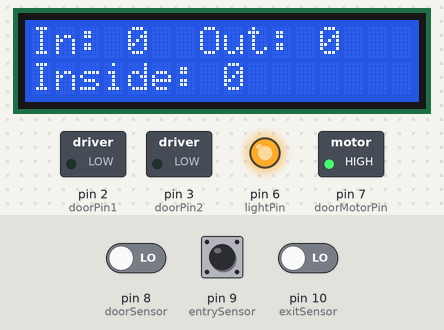
This sketch was run on a simulated Arduino Uno, built with avr-gcc and run on an emulated ATmega328P. Shown: 16×2 character LCD, switched loads named in the sketch (green lamp = pin HIGH), output pins drawn as LEDs (lit = HIGH). Inputs (shaded band) come from the test bench; at power-on: pin 8 (doorSensor) LOW, pin 9 (entrySensor) LOW, pin 10 (exitSensor) LOW.

Above: at 2.3 s.
2.4 s: pin 8 (doorSensor) driven HIGH
At 2.8 s:
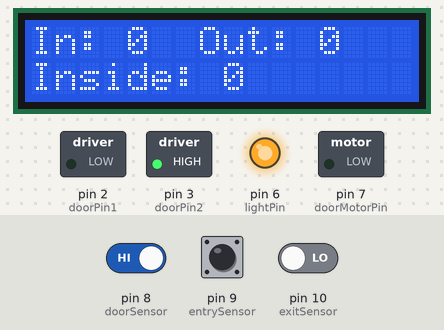
3.9 s: pin 8 (doorSensor) driven LOW
At 6.87 s:
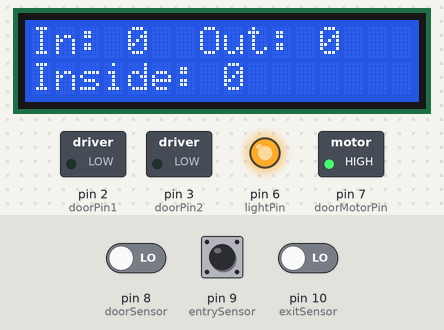
6.9 s: pin 9 (entrySensor) pulsed HIGH 5 times (0.12 s each, 0.3 s apart)
At 8.8 s:
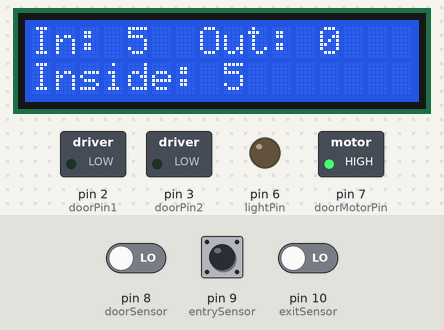
9.9 s: pin 8 (doorSensor) driven HIGH
At 10.9 s:
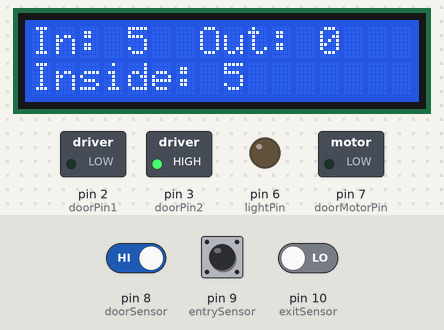
Timing chart, 0 to 15.4 s (numbered marks = the images above; inputs shaded):
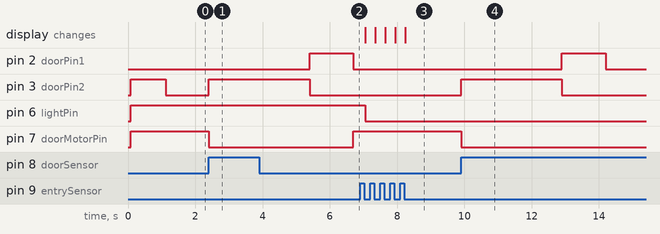

The sketch:

sketch-3.ino
```cpp
#include <Wire.h>
#include <LiquidCrystal_I2C.h>

// Initialize the LCD with I2C address 0x27
LiquidCrystal_I2C lcd(0x27, 16, 2);

// Define IR sensor pins
const int entrySensor = 9;
const int exitSensor = 10;
const int doorSensor = 8;  // New sensor to detect students near the door
const int doorPin1 = 2;
const int doorPin2 = 3;

// Define light and door motor control pins
const int lightPin = 6;  // Example pin for controlling lights
const int doorMotorPin = 7;  // Example pin for controlling door motor

// Variables to store the count of students
int studentsInside = 0;
int studentsOutside = 0;

// State variables to detect entry, exit, and door events
bool entryTriggered = false;
bool exitTriggered = false;
bool doorTriggered = false;

void setup() {
  // Initialize the LCD
  lcd.init();
  lcd.backlight();

  // Set up the IR sensor pins as inputs
  pinMode(entrySensor, INPUT);
  pinMode(exitSensor, INPUT);
  pinMode(doorSensor, INPUT);

  // Set up the light and door motor control pins as outputs
  pinMode(lightPin, OUTPUT);
  pinMode(doorMotorPin, OUTPUT);
  pinMode(doorPin1, OUTPUT);
  pinMode(doorPin2, OUTPUT);

  // Display initial message
  lcd.setCursor(0, 0);
  lcd.print("In: 0  Out: 0");
  lcd.setCursor(0, 1);
  lcd.print("Inside: 0");

  // Initially turn off the lights and close the door
  digitalWrite(lightPin, HIGH);
  digitalWrite(doorMotorPin, HIGH);  // Assume LOW closes the door
  digitalWrite(doorPin1, LOW);
  digitalWrite(doorPin2, HIGH);
  delay(1030);
  digitalWrite(doorPin1, LOW);
  digitalWrite(doorPin2, LOW);
}

void loop() {
  // Read the IR sensor values
  int entryState = digitalRead(entrySensor);
  int exitState = digitalRead(exitSensor);
  int doorState = digitalRead(doorSensor);

  // Entry Logic: Detect a student entering
  if (entryState == HIGH && !entryTriggered) {
    entryTriggered = true;  // Student is in the entry path
  } else if (entryState == LOW && entryTriggered) {
    studentsInside++;
    updateDisplay();
    entryTriggered = false;  // Reset the flag after the student has entered
  }

  // Exit Logic: Detect a student exiting
  if (exitState == HIGH && !exitTriggered) {
    exitTriggered = true;  // Student is in the exit path
  } else if (exitState == LOW && exitTriggered) {
    if (studentsInside > 0) {
      studentsInside--;
      studentsOutside++;
      updateDisplay();
    }
    exitTriggered = false;  // Reset the flag after the student has exited
  }

  // Door Control Logic: Open the door when a student is detected near the door
  if (doorState == HIGH && !doorTriggered) {
    doorTriggered = true;
    digitalWrite(doorMotorPin, LOW);
    digitalWrite(doorPin1, LOW);
    digitalWrite(doorPin2, HIGH);
    delay(3000);
    digitalWrite(doorPin1, HIGH);
    digitalWrite(doorPin2, LOW);
    delay(1300);
    digitalWrite(doorPin1, LOW);
    digitalWrite(doorPin2, LOW);  // Open the door
  } else if (doorState == LOW && doorTriggered) {
    doorTriggered = false;
    digitalWrite(doorMotorPin, HIGH);  // Close the door
  }
}

void updateDisplay() {
  // Update the LCD display with the current counts
  lcd.setCursor(0, 0);
  lcd.print("In: ");
  lcd.print(studentsInside);
  lcd.print("  Out: ");
  lcd.print(studentsOutside);
  lcd.print("   ");  // Clear any remaining characters in the "Out" field

  lcd.setCursor(0, 1);
  lcd.print("Inside: ");
  lcd.print(studentsInside);
  lcd.print("    ");  // Clear any remaining characters in the "Inside" field

  // Control the lights based on the number of students inside
  if (studentsInside == 0) {
    digitalWrite(lightPin, HIGH);  // Turn off lights
  } else {
    digitalWrite(lightPin, LOW);  // Turn on lights
  }
}
```

Measured:
- after the input at 2.4 s, pin 3 (doorPin2): LOW → HIGH at once; pin 7 (doorMotorPin): HIGH → LOW at once
- after the input at 3.9 s, pin 7 (doorMotorPin): LOW → HIGH after 2.8 s
- after the input at 6.9 s, pin 6 (lightPin): HIGH → LOW after 0.15 s; the display: first changes after 0.15 s (image 3 shows a later state)
- after the input at 9.9 s, pin 2 (doorPin1): LOW → HIGH after 3.0 s, → LOW 1.3 s later; pin 3 (doorPin2): LOW → HIGH at once, → LOW 3.0 s later; pin 7 (doorMotorPin): HIGH → LOW at once
